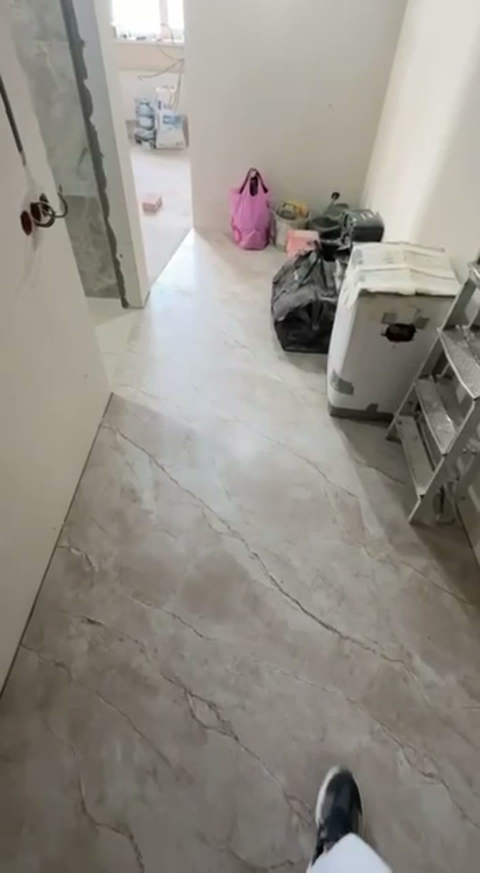
#> input picture input/frames/f_002.jpg, 960 x 1745 px (shown at 1/2 size)
$ python -i render_views_horde.py   (imports and definitions only)
#> lines starting #> are read from the running program, lines starting #| are printed output that depends on the picture
"""Визуализации квартиры через AI Horde (aihorde.net) — бесплатная волонтёрская сеть GPU, без ключа (anonymous apikey 0000000000).
- text-to-image: Flux.1-Schnell fp8 (Compact); img2img по кадрам видео (вход, коридор, санузлы) — с сохранением плитки.
Запуск: python3 scripts/render_views_horde.py <папка с кадрами f_*.jpg> [--only eco,std] [--views wc,shower] [--force] [--parallel 3] [--seed-shift 1000]
Результат: public/renders/<opt>-<view>.jpg + src/data/renders.json (возобновляемый — готовые пропускает).
"""
import base64
import io
import json
import re
import sys
import threading
import time
from pathlib import Path

import urllib.request

sys.path.insert(0, str(Path(__file__).resolve().parent))
from render_prompts import VIEWS_DEF, PORTRAIT_VIEWS, build_prompt, build_video_prompt  # noqa: E402
from PIL import Image  # noqa: E402

ROOT = Path(__file__).resolve().parent.parent
OUT = ROOT / "public" / "renders"
# [1 line not run here, left out]
FRAMES = Path(sys.argv[1])
args = sys.argv[2:]
ONLY = set(args[args.index("--only") + 1].split(",")) if "--only" in args else {"eco", "std", "prem"}
VIEWS = set(args[args.index("--views") + 1].split(",")) if "--views" in args else None
FORCE = "--force" in args
PAR = int(args[args.index("--parallel") + 1]) if "--parallel" in args else 3
SEED_SHIFT = int(args[args.index("--seed-shift") + 1]) if "--seed-shift" in args else 0  # перегенерация с другим seed
API = "https://aihorde.net/api/v2"
HDR = {"apikey": "0000000000", "Client-Agent": "flat-55-design:1.0:github.com/guzoevalbert07-cpu", "Content-Type": "application/json"}
T2I_MODEL = "Flux.1-Schnell fp8 (Compact)"
I2I_MODELS = ["Flux.1-Schnell fp8 (Compact)", "Juggernaut XL", "AlbedoBase XL (SDXL)"]
NEG = "people, person, text, watermark, logo, blurry, distorted, bathtub, gas stove"
BAD_WORKERS: list[str] = []  # воркеры, вернувшие «censored» на безобидный промпт — исключаем


# [14 lines left out: functions api, curl_json, not called in this run]


def fetch(url, out_path):
    import subprocess
    subprocess.run(["curl", "-sL", "--max-time", "120", "-o", str(out_path), url], check=True)


def img_b64(path, max_side=1024):
#> called with path = '../input/frames/f_002.jpg', max_side = 1024
    im = Image.open(path).convert("RGB")
#> im is the input picture: PIL image 960x1745 RGB; mean R, G, B 146.2, 142.2, 134.1
    im.thumbnail((max_side, max_side))
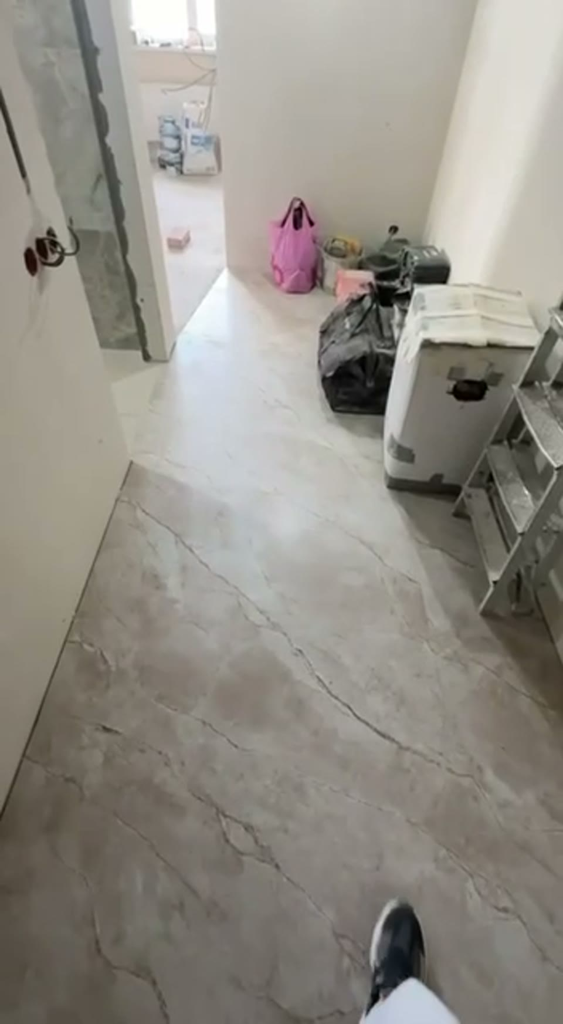
#> im: PIL image 563x1024 RGB; mean R, G, B 146.2, 142.2, 134.1
    w, h = (im.size[0] // 64) * 64, (im.size[1] // 64) * 64
#> w = 512; h = 1024
    im = im.resize((max(w, 64), max(h, 64)))
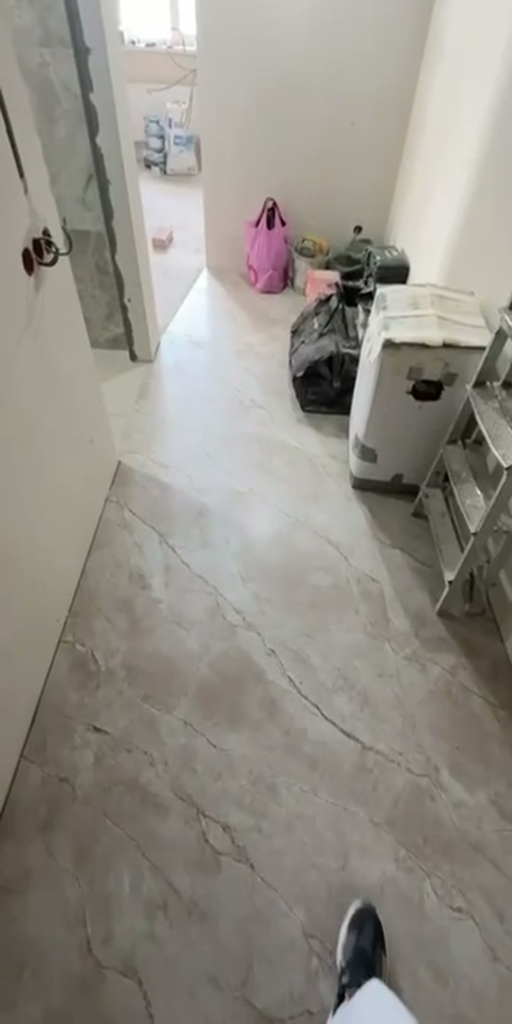
#> im: PIL image 512x1024 RGB; mean R, G, B 146.2, 142.2, 134.1
    buf = io.BytesIO()
    im.save(buf, "WEBP", quality=90)
    return base64.b64encode(buf.getvalue()).decode(), im.size


# [24 lines left out: function generate, not called in this run]


manifest_path = ROOT / "src" / "data" / "renders.json"
lock = threading.Lock()


# [18 lines left out: function save, not called in this run]


jobs = []
# [20 lines not run here, left out]


# [25 lines left out: function worker, not called in this run]


threads = [threading.Thread(target=worker, args=(jobs,)) for _ in range(min(PAR, max(1, len(jobs))))]
# [5 lines not run here, left out]
n = len([f for f in OUT.glob("*.jpg") if not f.name.startswith("now-")])
# [1 line not run here, left out]

>>> result = img_b64('../input/frames/f_002.jpg')
